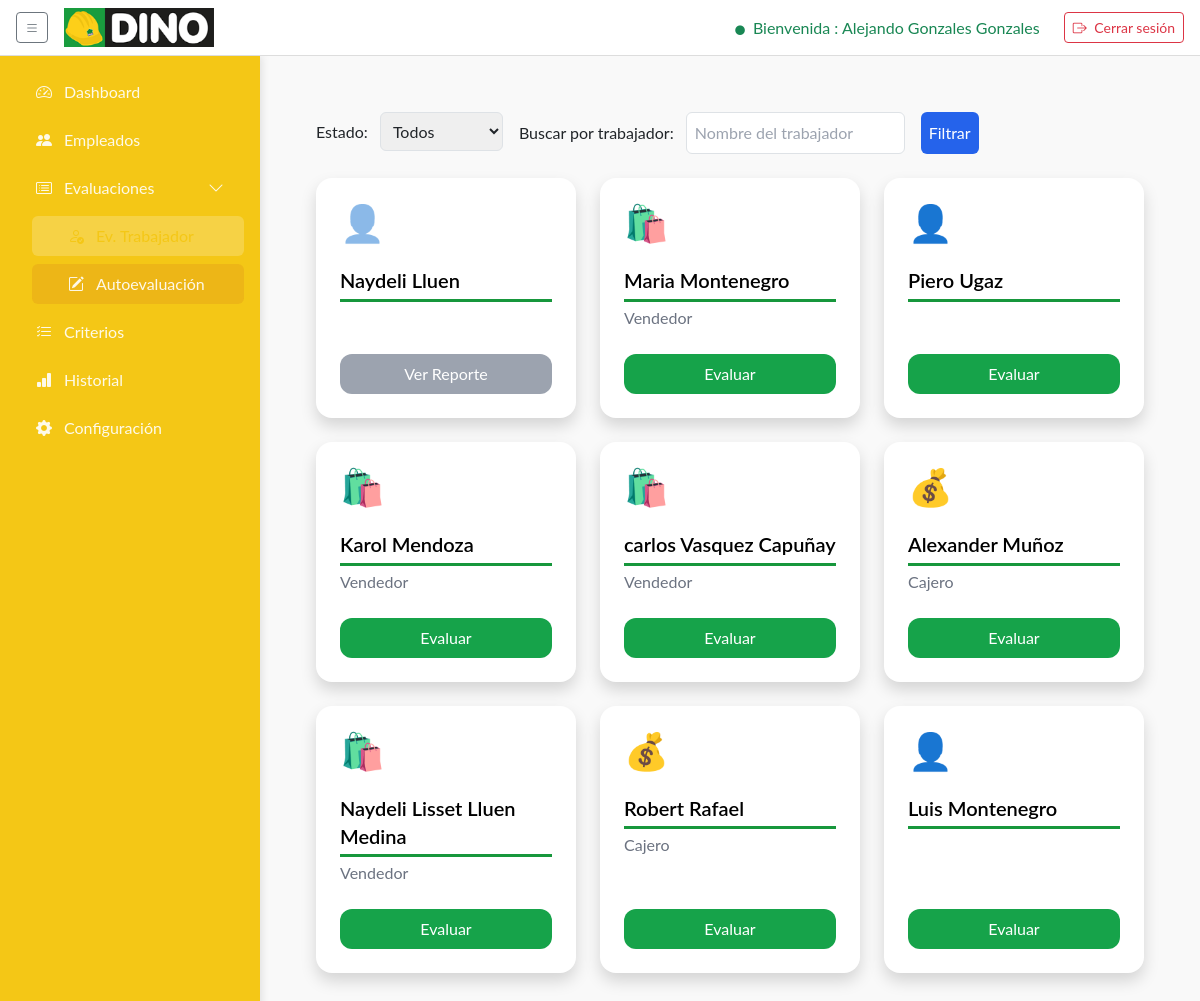
Screenshot of /evaluaciones/ (signed in) with the database file from the repository.
### core/models.py (models this page shows, shortened)
class Usuario(AbstractUser):
    """
    Modelo personalizado para el usuario, heredando de AbstractUser.
    Este modelo ahora solo contiene los campos estándar del usuario.
    """

class EvaluacionTrabajador(models.Model):
    ESTADOS = [
        ('PENDIENTE', 'Pendiente'),
        ('EN_PROGRESO', 'En progreso'),
        ('COMPLETADA', 'Completada'),
    ]
    evaluador = models.ForeignKey(settings.AUTH_USER_MODEL, on_delete=models.CASCADE, related_name='evaluaciones_realizadas')
    evaluado = models.ForeignKey(settings.AUTH_USER_MODEL, on_delete=models.CASCADE, related_name='evaluaciones_recibidas')
    fecha_creacion = models.DateTimeField(default=timezone.now)
    fecha_activacion = models.DateTimeField(default=timezone.now)
    estado = models.CharField(max_length=20, choices=ESTADOS, default='PENDIENTE')
    observaciones = models.TextField(blank=True, null=True)

class Trabajador(models.Model):
    user = models.OneToOneField(settings.AUTH_USER_MODEL, on_delete=models.CASCADE, related_name='trabajador', null=True, blank=True)
    puesto = models.ForeignKey(Puesto, on_delete=models.SET_NULL, null=True, blank=True)
    telefono = models.CharField(max_length=20, blank=True)
    direccion = models.CharField(max_length=200, blank=True)

class Puesto(models.Model):
    nombre = models.CharField(max_length=50, unique=True)
    descripcion = models.TextField(blank=True, null=True)

### core/views.py (the view, shortened to what this page needs)
@login_required
def lista_evaluaciones(request):
    user = request.user
    try:
        perfil = user.trabajador
    except (Trabajador.DoesNotExist, AttributeError):
        return render(request, 'sin_permiso.html', status=403)
    puesto = perfil.puesto
    puesto_nombre = puesto.nombre.lower() if puesto else ''
    periodo = PeriodoEvaluacion.objects.filter(puesto=puesto).first()
    periodo_activo = periodo.esta_activo() if periodo else False
    if puesto_nombre == 'supervisor':
        candidatos = ['vendedor', 'cajero', 'almacen']
        empleados = Trabajador.objects.filter(
            puesto__nombre__in=candidatos
        ).exclude(user=user)
    elif puesto_nombre == 'gerente':
        empleados = Trabajador.objects.filter(
            puesto__nombre__iexact='supervisor')
    else:
        empleados = Trabajador.objects.none()
    estado = request.GET.get('estado', '')
    trabajador = request.GET.get('trabajador', '')
    evaluaciones = EvaluacionTrabajador.objects.filter(evaluador=user)
    if estado:
        evaluaciones = evaluaciones.filter(estado=estado)
    if trabajador:
        evaluaciones = evaluaciones.filter(
            evaluado__username__icontains=trabajador)
    return render(request, 'lista_evaluaciones.html', {
        'evaluaciones':   evaluaciones,
        'periodo':        periodo,
        'periodo_activo': periodo_activo,
        'estado': estado,
        'trabajador': trabajador,
    })

### core/models.py (called while the page is built)
    def esta_activo(self):
        hoy = date.today()     # <-- usa localdate en lugar de timezone.now().date()
        return self.fecha_inicio <= hoy <= self.fecha_fin

### templates/lista_evaluaciones.html (shortened to what this page needs)
{% extends "base/base.html" %}
{% load static %}
{% block extra_css %}
  <script src="https://cdn.tailwindcss.com"></script>
{% endblock %}
{% block content %}
<div class="max-w-7xl mx-auto p-6">
  <div class="mb-4">
    <form method="get">
      <div class="flex space-x-4">
        <div>
          <label for="estado" class="mr-2">Estado:</label>
          <select name="estado" id="estado" class="p-2 border rounded">
            <option value="">Todos</option>
          </select>
        </div>
        <div>
          <label for="trabajador" class="mr-2">Buscar por trabajador:</label>
          <input type="text" name="trabajador" id="trabajador" value="{{ trabajador }}" class="p-2 border rounded" placeholder="Nombre del trabajador">
        </div>
        <button type="submit" class="bg-blue-600 text-white p-2 rounded">Filtrar</button>
      </div>
    </form>
  </div>
<div class="grid gap-6 grid-cols-1 sm:grid-cols-2 lg:grid-cols-3">
    {% for ev in evaluaciones %}
      {% with perfil=ev.evaluado.trabajador %}
        {% if ev.estado == 'PENDIENTE' %}
          <a href="{% url 'editar_evaluacion_trabajador' ev.id %}"
             class="block bg-white rounded-2xl shadow p-6 flex flex-col hover:shadow-lg transition">
            <div class="text-4xl mb-4">
              {% with nombre_puest=perfil.puesto.nombre|lower %}
                {% if nombre_puest == "vendedor" %}🛍️
                {% elif nombre_puest == "cajero" %}💰
                {% elif nombre_puest == "almacén" or nombre_puest == "almacen" %}📦
                {% else %}👤
                {% endif %}
              {% endwith %}
            </div>
            <h2 class="text-xl font-semibold mb-1">{{ ev.evaluado.get_full_name }}</h2>
            <p class="text-gray-500 mb-6">{{ perfil.puesto.nombre|capfirst }}</p>
            <button class="mt-auto bg-green-600 hover:bg-green-700 text-white py-2 rounded-xl w-full">
              Evaluar
            </button>
          </a>
        {% else %}
          <a href="{% url 'reporte_evaluacion' ev.id %}"
             class="block bg-white rounded-2xl shadow p-6 flex flex-col hover:shadow-lg transition">
            <div class="text-4xl mb-4 opacity-50">
              {% with nombre_puest=perfil.puesto.nombre|lower %}
                {% if nombre_puest == "vendedor" %}🛍️
                {% elif nombre_puest == "cajero" %}💰
                {% elif nombre_puest == "almacén" or nombre_puest == "almacen" %}📦
                {% else %}👤
                {% endif %}
              {% endwith %}
            </div>
            <h2 class="text-xl font-semibold mb-1">{{ ev.evaluado.get_full_name }}</h2>
            <button class="mt-auto bg-gray-400 text-white py-2 rounded-xl w-full cursor-pointer">
              Ver Reporte
            </button>
          </a>
        {% endif %}
      {% endwith %}
    {% empty %}
      <p class="col-span-3 text-center text-gray-600">
        No hay empleados para evaluar en este periodo.
      </p>
    {% endfor %}
  </div>
</div>
{% endblock %}

### templates/base/base.html (shortened to what this page needs)
{% load static %}
<!DOCTYPE html>
<html lang="es">
<head>
    <link href="https://cdn.jsdelivr.net/npm/bootstrap@5.3.0/dist/css/bootstrap.min.css" rel="stylesheet" />
    <link href="https://cdn.jsdelivr.net/npm/bootstrap-icons@1.10.5/font/bootstrap-icons.css" rel="stylesheet" />
    {% block extra_css %}{% endblock %}
</head>
<body>
    <nav class="navbar d-flex justify-content-between align-items-center">
        <div class="d-flex align-items-center">
            <button id="sidebarToggle" class="btn btn-outline-secondary btn-sm me-3">
                <i class="bi bi-list"></i>
            </button>
            <a class="navbar-brand">
                <img src="{% static 'img/logo_dino.png' %}" alt="Logo Dino">
            </a>
        </div>
        <div class="d-flex align-items-center">
            <span class="text-success me-4">
                <i class="bi bi-circle-fill me-1" style="font-size:.6rem;"></i> Bienvenida :
                {{ request.user.get_full_name|default:request.user.username }}
            </span>
            <form id="logoutForm" method="post" action="{% url 'index' %}">
                <button type="submit" class="btn btn-outline-danger btn-sm">
                    <i class="bi bi-box-arrow-right me-1"></i> Cerrar sesión
                </button>
            </form>
        </div>
    </nav>
    {% with request.resolver_match.url_name as view_name %}
    <div class="d-flex main">
        <aside class="sidebar" id="sidebar">
            <ul class="nav flex-column">
                <li class="nav-item">
                    <a href="{% url 'admin_dashboard' %}"
                        class="nav-link {% if view_name == 'admin_dashboard' %}active{% endif %}">
                        <i class="bi bi-speedometer2"></i><span>Dashboard</span>
                    </a>
                </li>
                <li class="nav-item">
                    <a href="{% url 'gestion_empleados' %}"
                        class="nav-link {% if view_name == 'gestion_empleados' %}active{% endif %}">
                        <i class="bi bi-people-fill"></i><span>Empleados</span>
                    </a>
                </li>
                <li
                    class="nav-item has-submenu {% if view_name == 'lista_evaluaciones' or view_name == 'realizar_autoevaluacion' %}submenu-open{% endif %}">
                    <a href="#" class="nav-link submenu-toggle">
                        <i class="bi bi-card-list"></i><span>Evaluaciones</span>
                        <i class="bi bi-chevron-down ms-auto"></i>
                    </a>
                    <ul class="nav flex-column submenu">
                        <li class="nav-item">
                            <a href="{% url 'lista_evaluaciones' %}"
                                class="nav-link {% if view_name == 'lista_evaluaciones' %}active{% endif %}">
                                <i class="bi bi-person-check"></i><span>Ev. Trabajador </span>
                            </a>
                        </li>
                        <li class="nav-item">
                            <a href="{% url 'lista_autoevaluaciones' %}"
                                class="nav-link {% if view_name == 'lista_autoevaluaciones' %}active{% endif %}">
                                <i class="bi bi-pencil-square"></i><span>Autoevaluación</span>
                            </a>
                        </li>
                    </ul>
                </li>
                <li class="nav-item">
                    <a href="{% url 'lista_criterios' %}"
                        class="nav-link {% if view_name == 'lista_criterios' %}active{% endif %}">
                        <i class="bi bi-list-check"></i><span>Criterios</span>
                    </a>
                </li>
                <li class="nav-item">
                    <a href="{% url 'historial_evaluaciones' %}"
                        class="nav-link {% if view_name == 'historial_evaluaciones' %}active{% endif %}">
                        <i class="bi bi-bar-chart-fill"></i><span>Historial</span>
                    </a>
                </li>
                <li class="nav-item">
                    <a href="{% url 'admin_dashboard' %}"
                        class="nav-link {% if view_name == 'configuracion' %}active{% endif %}">
                        <i class="bi bi-gear-fill"></i><span>Configuración</span>
                    </a>
                </li>
            </ul>
        </aside>
        <main class="content">
            {% block content %}{% endblock %}
        </main>
    </div>
    {% endwith %}
</body>
</html>

### templates/base/base.html (style rules this page uses)
:root { --sidebar-width: 260px; --sidebar-collapsed: 80px; --primary: #F4C716; --bg: #f9f9f9; --tre: #17973C; --secundary: #000000; --shadow: rgba(0, 0, 0, 0.1); }
html, body { margin: 0; padding: 0; height: 100%; background: var(--bg); font-family: 'Lato', sans-serif; }
.d-flex.main { height: calc(100vh - 56px); }
aside.sidebar { position: fixed; top: 56px; left: 0; bottom: 0; width: var(--sidebar-width); background: black; color: #fff; padding: 1rem; box-shadow: 2px 0 8px var(--shadow); transition: width .3s; z-index: 1050; }
aside.sidebar .nav-link { color: rgba(255, 255, 255, 0.9); margin-bottom: .5rem; border-radius: 6px; display: flex; align-items: center; gap: .5rem; white-space: nowrap; overflow: hidden; }
aside.sidebar .nav-link i { min-width: 24px; text-align: center; }
aside.sidebar .nav-link span { transition: opacity .3s; }
main.content { margin-top: 56px; margin-left: var(--sidebar-width); padding: 2rem; transition: margin-left .3s; position: relative; overflow: auto; }
main.content h2 { color: var(--primary); border-bottom: 3px solid var(--primary); padding-bottom: .3rem; margin-bottom: 1.5rem; }
nav.navbar { background: #fff; border-bottom: 1px solid #ddd; height: 56px; z-index: 1100; padding: 0 1rem; position: fixed; top: 0; left: 0; right: 0; }
nav.navbar .navbar-brand { flex: none; display: flex; align-items: center; }
nav.navbar .navbar-brand img { width: 150px; height: auto; flex-shrink: 0; }
aside.sidebar { width: var(--sidebar-width); background: var(--primary); color: #fff; display: flex; flex-direction: column; padding: 1rem; box-shadow: 2px 0 8px var(--shadow); transition: width .3s; }
main.content { flex: 1; overflow: auto; padding: 2rem; }
main.content h2 { color: var(--secundary); border-bottom: 3px solid var(--tre); padding-bottom: .3rem; margin-bottom: 1.5rem; }
.has-submenu>.submenu { display: none; padding-left: 1rem; }
.has-submenu.submenu-open>.submenu { display: block; }
.submenu .nav-link { padding-left: 2rem; background: rgba(173, 37, 37, 0.1); }
.submenu .nav-link:hover, .submenu .nav-link.active { background: #ffffff; color: var(--primary); }
.has-submenu { position: relative; }
.submenu .nav-link.active { background: rgba(255, 255, 255, 0.2); color: var(--primary); }

### rows the page displays
Usuario: user.get_full_name "Alejando Gonzales Gonzales"
EvaluacionTrabajador: evaluado.get_full_name "Naydeli Lluen"
EvaluacionTrabajador: evaluado.get_full_name "Maria Montenegro", evaluado.trabajador.puesto.nombre "Vendedor"
EvaluacionTrabajador: evaluado.get_full_name "Piero Ugaz"
EvaluacionTrabajador: evaluado.get_full_name "Karol Mendoza", evaluado.trabajador.puesto.nombre "Vendedor"
EvaluacionTrabajador: evaluado.get_full_name "carlos Vasquez Capuñay", evaluado.trabajador.puesto.nombre "Vendedor"
EvaluacionTrabajador: evaluado.get_full_name "Alexander Muñoz", evaluado.trabajador.puesto.nombre "Cajero"
EvaluacionTrabajador: evaluado.get_full_name "Naydeli Lisset Lluen Medina", evaluado.trabajador.puesto.nombre "Vendedor"
EvaluacionTrabajador: evaluado.get_full_name "Robert Rafael", evaluado.trabajador.puesto.nombre "Cajero"
EvaluacionTrabajador: evaluado.get_full_name "Luis Montenegro"
